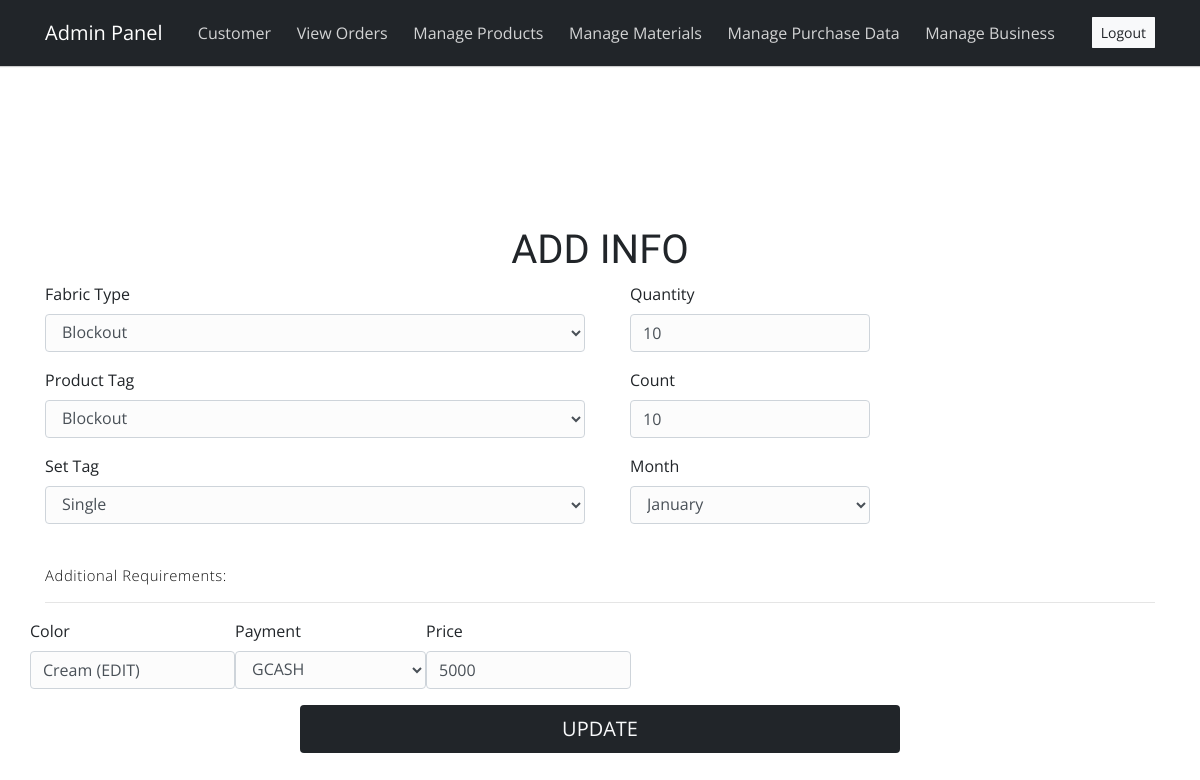
Screenshot of /update-analytics/1 (signed in) with the database file from the repository.
### fchub/models.py (models this page shows)
class analytics(models.Model):
    PAYMENT_CHOICES = (
        ('GCASH','GCASH'),
        ('CASH ON DELIVERY','CASH ON DELIVERY'),
        ('LBC','LBC'),
        ('OTHERS','OTHERS'),
    )
    PRODUCT_TAG_CHOICES = (
        (1, 'Blockout'),
        (2, '5-in-1 Katrina'),
        (3, '3-in-1 Katrina'),
        (4, 'Tieback Holder'),
    )
    FABRIC_CHOICES = (
        ('Katrina','Katrina'),
        ('Blockout','Blockout'),
        ('Sheer','Sheer'),
        ('None','None'),
    )
    SET_CHOICES = (
        ('5-in-1','5-in-1'),
        ('3-in-1','3-in-1'),
        ('Single','Single'),
        ('None','None'),
    )
    fabric_type = models.CharField(max_length=250, null= True,choices=FABRIC_CHOICES)
    payment = models.CharField(max_length=250,null=True,choices=PAYMENT_CHOICES)
    price  = models.PositiveIntegerField(null=True)
    color = models.CharField(max_length=250, null=True)
    product_tag = models.SmallIntegerField(choices=PRODUCT_TAG_CHOICES)
    set_tag = models.CharField(max_length=250, choices=SET_CHOICES, null=True)
    month_of_purhase = models.PositiveSmallIntegerField(null=True,choices=MONTHS.items())
    qty = models.PositiveIntegerField(null=True)
    count = models.PositiveIntegerField(null=True)

### fchub/views.py (the view)
# urls.py: path('update-analytics/<int:pk>', views.update_analytics_view,name='update-analytics'),
@login_required(login_url='adminlogin')
def update_analytics_view(request,pk):
    analytics=models.analytics.objects.get(id=pk)
    AnalyticsForm=forms.AnalyticsForm(instance=analytics)
    if request.method=='POST':
        AnalyticsForm=forms.AnalyticsForm(request.POST,request.FILES,instance=analytics)
        if AnalyticsForm.is_valid():
            AnalyticsForm.save()
            return redirect('admin-analytics')
    return render(request,'admin-update-info-analytics.html',{'AnalyticsForm':AnalyticsForm})

### fchub/forms.py
class AnalyticsForm(forms.ModelForm):
    class Meta:
        model =models.analytics
        fields = ['fabric_type','payment','price','color','product_tag','set_tag','month_of_purhase','qty','count']

### fchub/templates/admin-update-info-analytics.html (shortened to what this page needs)
{% extends 'admin-base.html' %} {% load widget_tweaks %} {% block content %}
</head>
<br><br><br><br><br><br>
<div>
<form method="post" enctype="multipart/form-data">
    <div class="container register-form">
        <div class="form">
            <div class="note text-center">
                <h1 class="text-dark">ADD INFO</h1>
            </div>
            <div class="form-content">
                <div class="row">
                    <div class="col-md-6">
                        <div class="form-group">
                            <label for="">Fabric Type</label> {% render_field AnalyticsForm.fabric_type class="form-control" placeholder="Fabric Type" %}
                        </div>
                        <div class="form-group">
                            <label for="">Product Tag</label> {% render_field AnalyticsForm.product_tag class="form-control" placeholder="Product Tag" %}
                        </div>
                        <div class="form-group">
                            <label for="">Set Tag</label> {% render_field AnalyticsForm.set_tag class="form-control" placeholder="Set Tag" %}
                        </div>
                    </div>
                    <div class="col-md-6">
                        <div class="col-md-6">
                            <div class="form-group">
                                <label for="">Quantity</label> {% render_field AnalyticsForm.qty class="form-control" placeholder="Quantity" %}
                            </div>
                            <div class="form-group">
                                <label for="">Count</label> {% render_field AnalyticsForm.count class="form-control" placeholder="Count" %}
                            </div>
                            <div class="form-group">
                                <label for="">Month</label> {% render_field AnalyticsForm.month_of_purhase  class="form-control" placeholder="Month" %}
                            </div>
                        </div>
                    </div>
                </div>
                <br>
                <p>Additional Requirements:</p>
                <hr>
                <div class="row">
                    <div class="form-group">
                        <label for="">Color</label> {% render_field AnalyticsForm.color class="form-control" placeholder="Color" %}
                    </div>
                    <div class="form-group">
                        <label for="">Payment</label> {% render_field AnalyticsForm.payment class="form-control" placeholder="Payment" %}
                    </div>
                    <div class="form-group">
                        <label for="">Price</label> {% render_field AnalyticsForm.price class="form-control" placeholder="Price" %}
                    </div>
                </div>
            </div>
        </div>
    </div>
    <div class="d-grid gap-2 col-6 mx-auto bg-dark rounded" >
        <center><button type="submit" class="btn btn-lg text-light">UPDATE</button></center>
    </div>
</form>
</div>
{% endblock content %}

### rows the page displays
analytics: fabric_type "Blockout", product_tag "Blockout", set_tag "Single", qty "10", count "10", month_of_purhase "January", color "Cream (EDIT)", payment "GCASH", price "5000"
